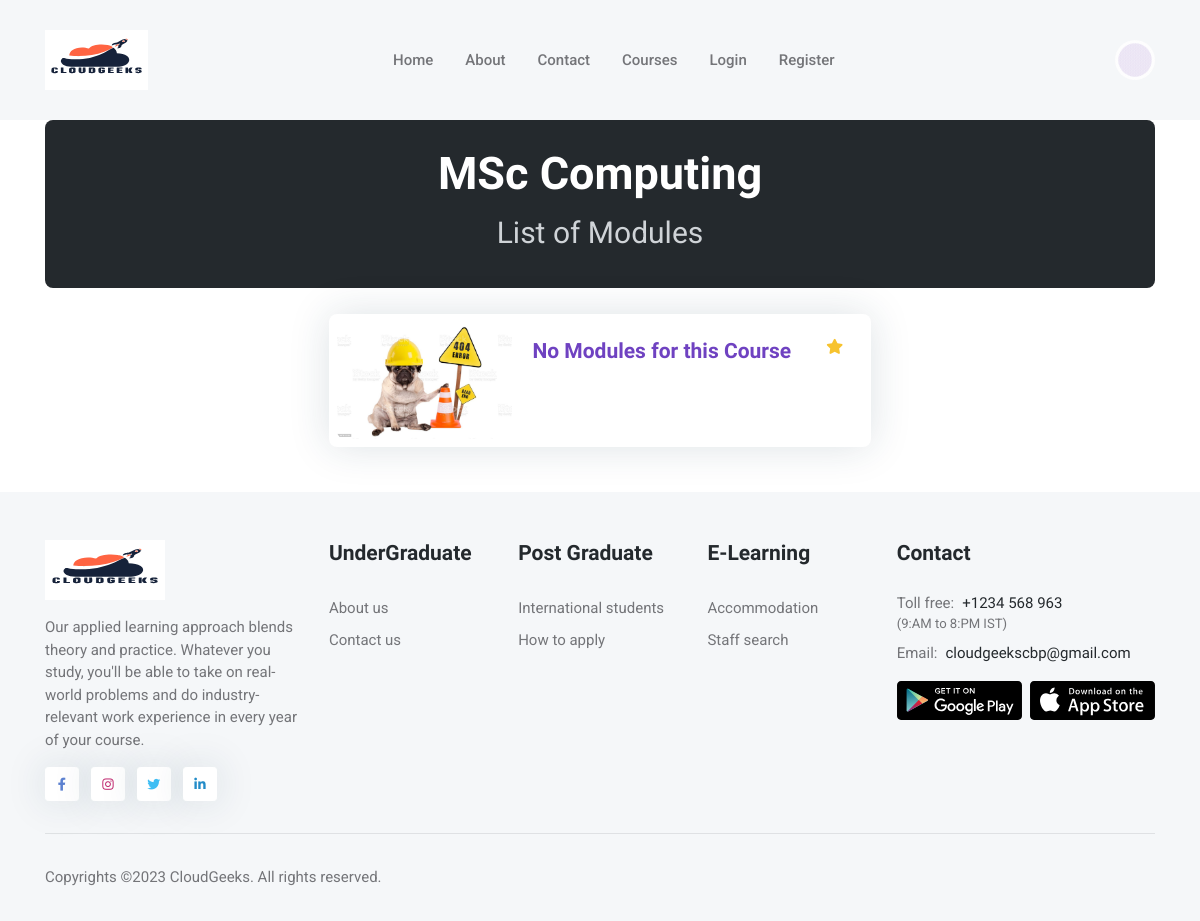
The page /course/1 on the database as committed earlier.
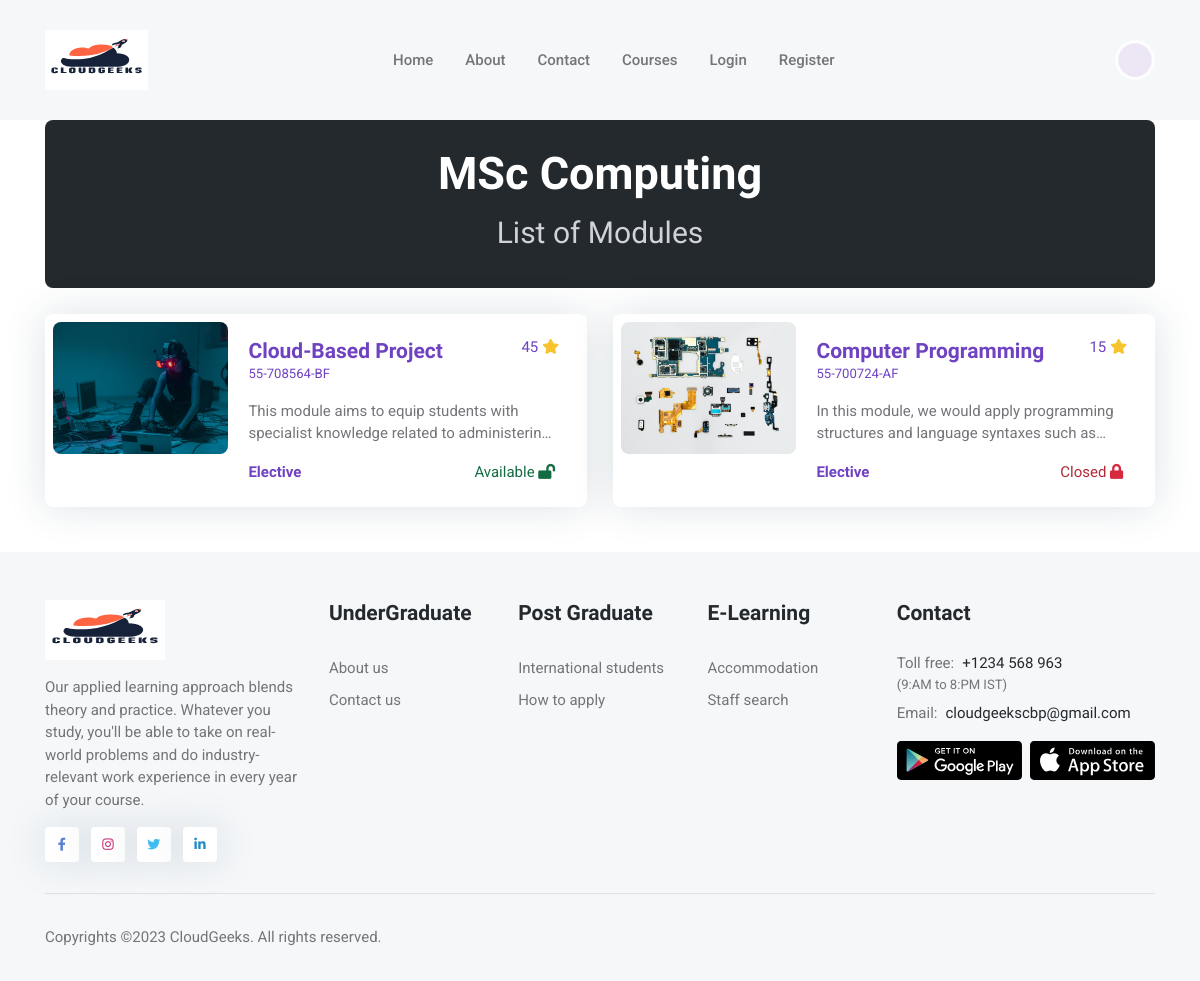
The same page on the database as committed later.
### studentregistration/models.py (models this page shows, shortened)
class Module(models.Model):
    CategoryChoice = (
        ('Elective', 'Elective'),
        ('Compulsory', 'Compulsory')
    )
    name = models.CharField(max_length=255)
    code = models.CharField(max_length=12)
    credit = models.IntegerField()
    category = models.CharField(max_length=255, choices=CategoryChoice)
    description = models.TextField()
    available = models.BooleanField(default=True)
    course = models.ManyToManyField(Group, related_name="modules")
    class Meta:
        verbose_name = "Module"
        verbose_name_plural = "Modules"

### studentregistration/views.py (the view)
# urls.py: path("course/<int:id>", views.course_details, name="course_details")
def course_details(request, id=1):
    course = Group.objects.get(id=id)
    modules = course.modules.all()
    course_view_details = {'course': course, 'modules': modules, "title": "Course Details"}
    return render(request, "studentregistration/course_details.html", course_view_details)

### studentregistration/templates/studentregistration/course_details.html
{% extends "studentregistration/base.html" %}
{% block content %} {% load static %}
    <section class="py-0">
        <div class="container">
            <div class="row">
                <div class="col-12">
                    <div class="bg-dark p-4 text-center rounded-3">
                        <h1 class="text-white m-0">{{ course.name }}</h1>
                        <div class="d-flex justify-content-center">
                            <nav aria-label="breadcrumb">
                                <ol class="breadcrumb breadcrumb-dark breadcrumb-dots mb-0">
                                    <li class="breadcrumb-item active fs-3" aria-current="page">List of Modules</li>
                                </ol>
                            </nav>
                        </div>
                    </div>
                </div>
            </div>
        </div>
    </section>
    <section class="pt-4">
        <div class="container">
            <div class="row g-4 justify-content-center">
                {% for module in modules %}
                    <div class="col-lg-10 col-xl-6">
                        <div class="card shadow p-2">
                            <div class="row g-0">
                                <div class="col-md-4">
                                    <img src="{% static 'assets/images/courses/4by3/module' %}{{ forloop.counter }}.jpg"
                                         class="rounded-3" alt="...">
                                </div>
                                <div class="col-md-8">
                                    <div class="card-body">
                                        <div class="d-sm-flex justify-content-sm-between mb-2 mb-sm-3">
                                            <div>
                                                <h5 class="card-title mb-0"><a href="#"
                                                                               class="text-purple">{{ module.name }}</a>
                                                </h5>
                                                <p class="small mb-2 mb-sm-0 text-purple">{{ module.code }}</p>
                                            </div>
                                            <span class="h6 fw-light text-purple">{{ module.credit }}<i
                                                    class="fas fa-star text-warning ms-1"></i></span>
                                        </div>
                                        <p class="text-truncate-2 mb-3">{{ module.description }}</p>
                                        <div class="d-sm-flex justify-content-sm-between align-items-center">
                                            <h6 class="text-purple mb-0">{{ module.category }}</h6>
                                            <ul class="list-inline mb-0 mt-3 mt-sm-0">
                                                <li class="list-inline-item">
                                                    {% if module.available %}
                                                        <a class="mb-0 me-1 text-success-emphasis" href="#">Available <i
                                                                class="fas fa-lock-open text-success-emphasis"></i></a>
                                                    {% else %}
                                                        <a class="mb-0 me-1 text-danger-emphasis" href="#">Closed <i
                                                                class="fas fa-lock text-danger"></i></a>
                                                    {% endif %}
                                                </li>
                                            </ul>
                                        </div>
                                    </div>
                                </div>
                            </div>
                        </div>
                    </div>
                {% empty %}
                    <div class="col-lg-10 col-xl-6">
                        <div class="card shadow p-2">
                            <div class="row g-0">
                                <div class="col-md-4">
                                    <img src="{% static 'assets/images/courses/4by3/error-404.jpg' %}"
                                         class="rounded-3" alt="...">
                                </div>
                                <div class="col-md-8">
                                    <div class="card-body">
                                        <div class="d-sm-flex justify-content-sm-between mb-2 mb-sm-3">
                                            <div>
                                                <h5 class="card-title mb-0"><a href="#"
                                                                               class="text-purple">No Modules for this Course</a>
                                                </h5>
                                            </div>
                                            <span class="h6 fw-light text-purple"><i
                                                    class="fas fa-star text-warning ms-1"></i></span>
                                        </div>
                                    </div>
                                </div>
                            </div>
                        </div>
                    </div>
                {% endfor %}
            </div>
        </div>
    </section>
{% endblock %}

Rows that differ between the two databases and show on the page:
now on this page (row edited): Module: shows a picture, name "Cloud-Based Project", code "55-708564-BF", credit "45", description "This module aims to equip students with specialist knowledge related to…", category "Elective", available "Available"
added Module: shows a picture, name "Computer Programming", code "55-700724-AF", credit "15", description "In this module, we would apply programming structures and language syntaxes such…", category "Elective", available "Closed"
Other text that changed with them:
text no longer shown: "No Modules for this Course"
